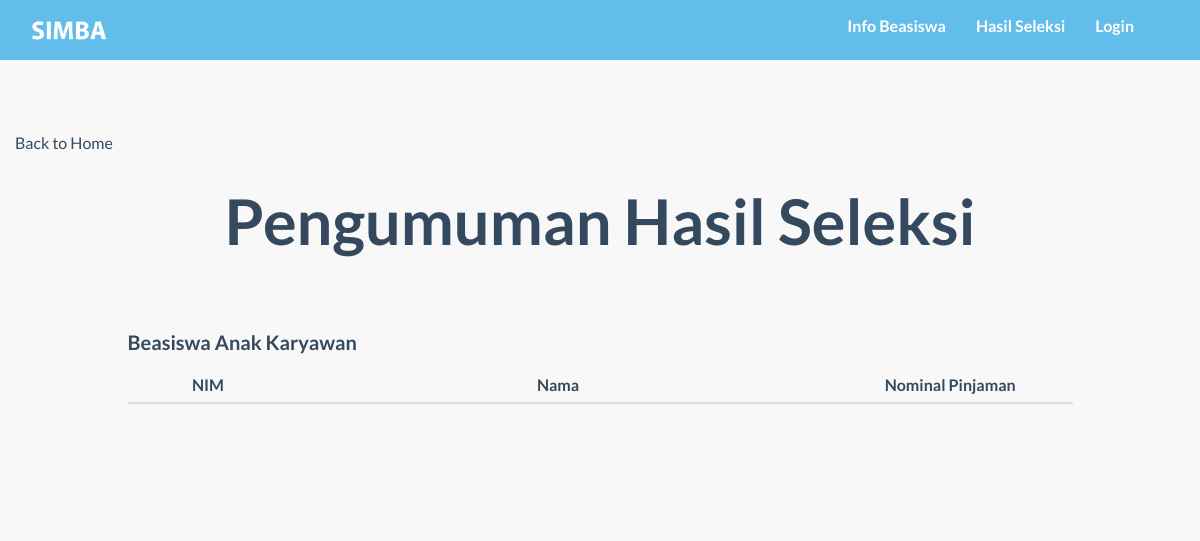
Page /detail_seleksi.php?id=A01 on the earlier database version.
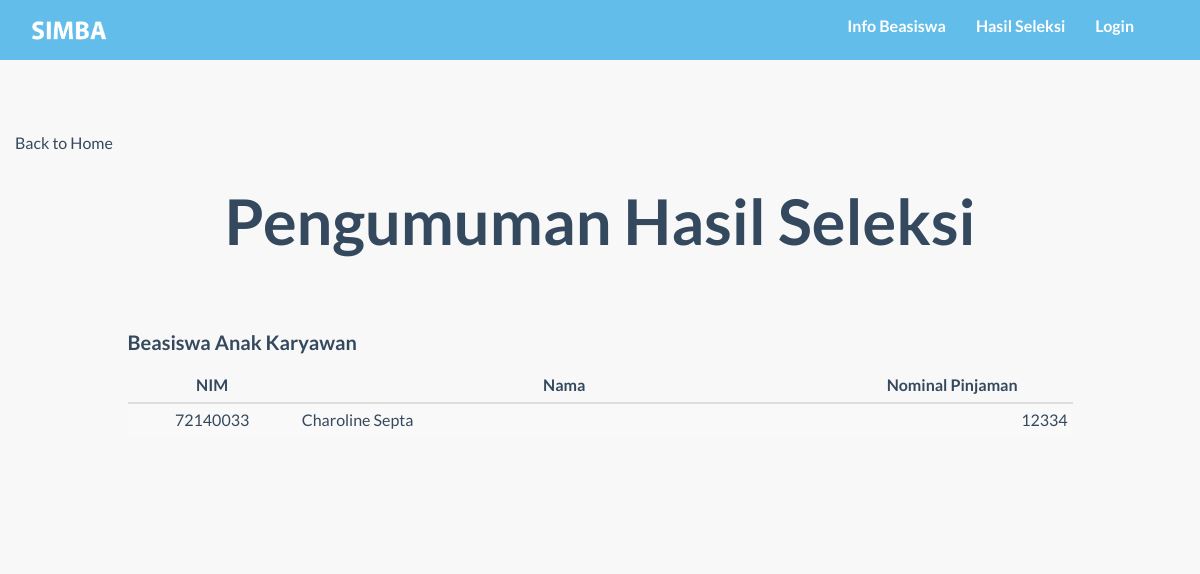
Same page on the later database version.
### tables this page shows
CREATE TABLE `pendaftaran` (
  `kd_daftar` char(8) NOT NULL,
  `nim` char(8) NOT NULL,
  `kd_bsw` char(3) NOT NULL,
  `tgl_daftar` timestamp NOT NULL DEFAULT CURRENT_TIMESTAMP,
  `semester` char(9) NOT NULL,
  `thn_ajaran` char(6) NOT NULL,
  `nominal_pengajuan` int(11) NOT NULL,
  `nominal_disetujui` int(11) DEFAULT NULL,
  `sisa_pinjaman` int(11) DEFAULT NULL
);

CREATE TABLE `mahasiswa` (
  `NIM` char(8) NOT NULL,
  `kd_prodi` char(2) NOT NULL,
  `nama_mhs` varchar(99) NOT NULL,
  `gender` char(1) NOT NULL,
  `tgl_lahir` date NOT NULL,
  `email` varchar(99) NOT NULL,
  `alamat` varchar(999) NOT NULL,
  `kode_pos` char(5) NOT NULL,
  `no_telp` char(12) NOT NULL,
  `total_sks` int(11) NOT NULL
);

### detail_seleksi.php (the view, shortened to what this page needs)
<?php
include("function/koneksi.php");
?>
<html>
<head>
  <link href="css/bootstrap.min.css" rel="stylesheet">
  <link rel="stylesheet" href="https://maxcdn.bootstrapcdn.com/bootstrap/3.3.7/css/bootstrap.min.css">
  <link href="font-awesome/css/font-awesome.min.css" rel="stylesheet">
  <link href="css/general.css" rel="stylesheet">
  <link href="css/custom.css" rel="stylesheet">
  <link href="css/owl.carousel.css" rel="stylesheet">
  <link href="css/owl.theme.css" rel="stylesheet">
  <link href="css/style.css" rel="stylesheet">
  <link href="css/animate.css" rel="stylesheet">
  <link rel="stylesheet" href="css/magnific-popup.css">
</head>
<body class="content-section-a">
  <nav class="navbar-default" role="navigation" style="position: fixed; top: 0px;">
    <div class="container">
      <a class="" href="index.php">
        <img src="img/logo2.png" height="45px" style="margin-top:8px; margin-left:0" id="logo"/>
      </a>
      <div class="collapse navbar-collapse navbar-right navbar-ex1-collapse stuckMenu">
        <ul class="nav navbar-nav">
          <li class="menuItem"><a href="index.php#infoBeasiswa">Info Beasiswa </a></li>
          <li class="menuItem"><a href="index.php#hasilSeleksi">Hasil Seleksi </a></li>
          <?php
          if(isset($_SESSION['login_user'])){
            $username= $_SESSION['login_user'];
            echo'
            <li class="menuItem dropdown">
            <a class="dropdown-toggle" data-toggle="dropdown" href="#">'.$username.'<span class="caret"></span></a>
            <ul class="dropdown-menu">
            <li><a href="function/logout.php">Logout</a></li>
            </ul>
            </li>';
          } else {
            echo'<li class="menuItem"><a href="form_login.php">Login</a></li>';
          }
          ?>
        </ul>
      </div>
    </div>
  </nav>
  <div id="infoBeasiswa" class="content-section-a" style="border-top: 0; margin-top:-50;">
    <div class='container'>
      <div class="row">
        <a href="index.php#hasilSeleksi">Back to Home</a>
        <H2 class="text-center">Pengumuman Hasil Seleksi</H2>
        <br>
        <br>
        <div class="col-md-1"></div>
        <div class="col-md-10">
        <table class="table table-striped table-responsive table-condensed">
          <?php
            $kode_slk = $_GET['id'];
            $q0 = "SELECT * from beasiswa where kd_bsw='$kode_slk'";
            $squery = mysqli_query($koneksi,$q0);
            $row1 = mysqli_fetch_array($squery);
            echo'<h4>'.$row1['nama_bsw'].'</h4>';
          ?>
          <thead style="text-center">
            <tr>
              <th class="text-center"style="width:200">NIM</th>
              <th class="text-center"style="width:700">Nama</th>
              <th class="text-center"style="width:300">Nominal Pinjaman</th>
            </tr>
          </thead>
          <tbody>
            <?php
            $q1 = "SELECT * from pendaftaran natural join mahasiswa where nominal_disetujui is not null and kd_bsw='$kode_slk'";
            $squery = mysqli_query($koneksi,$q1);
            while($row = mysqli_fetch_array($squery))
            {
            echo '
            <tr>
              <td class="text-center">'.$row['nim'].'</td>
              <td>'.$row['nama_mhs'].'</td>
              <td class="text-right">'.$row['nominal_disetujui'].'</td>
            </tr>';
            }
            ?>
          </tbody>
        </table>
        </div>
      </div>
    </div>
  </div>
</body>
</html>

Differences in the rows shown:
added pendaftaran: nim "72140033", nim.nama_mhs "Charoline Septa", nominal_disetujui "12334"
